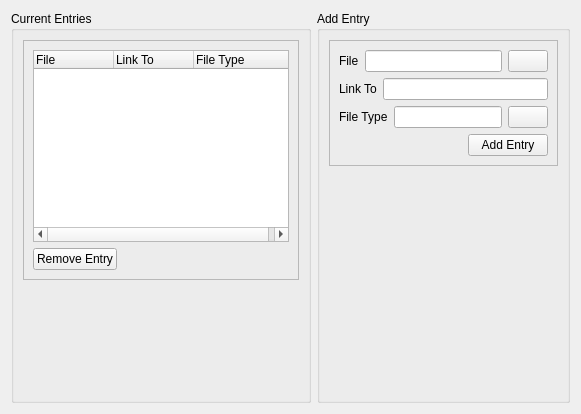
      <widget class="QWidget" name="tab_external_links">
       <attribute name="title">
        <string>External-Links</string>
       </attribute>
       <attribute name="toolTip">
        <string>FIles to be linked into the local system</string>
       </attribute>
       <layout class="QHBoxLayout" name="horizontalLayout_23">
        <item>
         <widget class="QGroupBox" name="groupBox_3">
          <property name="title">
           <string>Current Entries</string>
          </property>
          <layout class="QVBoxLayout" name="verticalLayout_20">
           <item>
            <widget class="QFrame" name="frame_4">
             <property name="frameShape">
              <enum>QFrame::StyledPanel</enum>
             </property>
             <property name="frameShadow">
              <enum>QFrame::Raised</enum>
             </property>
             <layout class="QVBoxLayout" name="verticalLayout_19">
              <item>
               <layout class="QVBoxLayout" name="verticalLayout_16">
                <item>
                 <widget class="QTreeWidget" name="tree_el_view">
                  <property name="alternatingRowColors">
                   <bool>true</bool>
                  </property>
                  <property name="indentation">
                   <number>0</number>
                  </property>
                  <attribute name="headerDefaultSectionSize">
                   <number>80</number>
                  </attribute>
                  <column>
                   <property name="text">
                    <string>File</string>
                   </property>
                  </column>
                  <column>
                   <property name="text">
                    <string>Link To</string>
                   </property>
                  </column>
                  <column>
                   <property name="text">
                    <string>File Type</string>
                   </property>
                  </column>
                 </widget>
                </item>
                <item>
                 <layout class="QHBoxLayout" name="horizontalLayout_24">
                  <item>
                   <widget class="QPushButton" name="push_el_remove">
                    <property name="statusTip">
                     <string>Remove currently selected link</string>
                    </property>
                    <property name="text">
                     <string>Remove Entry</string>
                    </property>
                    <property name="icon">
                     <iconset resource="EasyPBI.qrc">
                      <normaloff>:/png/icons/minus.png</normaloff>:/png/icons/minus.png</iconset>
                    </property>
                   </widget>
                  </item>
                  <item>
                   <spacer name="horizontalSpacer_12">
                    <property name="orientation">
                     <enum>Qt::Horizontal</enum>
                    </property>
                    <property name="sizeHint" stdset="0">
                     <size>
                      <width>40</width>
                      <height>20</height>
                     </size>
                    </property>
                   </spacer>
                  </item>
                 </layout>
                </item>
               </layout>
              </item>
             </layout>
            </widget>
           </item>
           <item>
            <spacer name="verticalSpacer_8">
             <property name="orientation">
              <enum>Qt::Vertical</enum>
             </property>
             <property name="sizeHint" stdset="0">
              <size>
               <width>20</width>
               <height>40</height>
              </size>
             </property>
            </spacer>
           </item>
          </layout>
         </widget>
        </item>
        <item>
         <widget class="QGroupBox" name="groupBox_2">
          <property name="title">
           <string>Add Entry</string>
          </property>
          <layout class="QVBoxLayout" name="verticalLayout_18">
           <item>
            <widget class="QFrame" name="frame_3">
             <property name="frameShape">
              <enum>QFrame::StyledPanel</enum>
             </property>
             <property name="frameShadow">
              <enum>QFrame::Raised</enum>
             </property>
             <layout class="QVBoxLayout" name="verticalLayout_15">
              <item>
               <layout class="QHBoxLayout" name="horizontalLayout_20">
                <item>
                 <widget class="QLabel" name="label_el_file">
                  <property name="text">
                   <string>File</string>
                  </property>
                 </widget>
                </item>
                <item>
                 <widget class="QLineEdit" name="line_el_file">
                  <property name="statusTip">
                   <string>PBI file to be sym-linked into the local system (relative to the PBI directory)</string>
                  </property>
                 </widget>
                </item>
                <item>
                 <widget class="QPushButton" name="push_el_file">
                  <property name="statusTip">
                   <string>Auto-detected binaries for this PBI</string>
                  </property>
                  <property name="text">
                   <string/>
                  </property>
                 </widget>
                </item>
               </layout>
              </item>
              <item>
               <layout class="QHBoxLayout" name="horizontalLayout_8">
                <item>
                 <widget class="QLabel" name="label_el_linkto">
                  <property name="text">
                   <string>Link To</string>
                  </property>
                 </widget>
                </item>
                <item>
                 <widget class="QLineEdit" name="line_el_linkto">
                  <property name="statusTip">
                   <string>Location for the link to be created (relative to the local base: normally /usr/local/)</string>
                  </property>
                 </widget>
                </item>
               </layout>
              </item>
              <item>
               <layout class="QHBoxLayout" name="horizontalLayout_21">
                <item>
                 <widget class="QLabel" name="label_el_filetype">
                  <property name="text">
                   <string>File Type</string>
                  </property>
                 </widget>
                </item>
                <item>
                 <widget class="QLineEdit" name="line_el_filetype">
                  <property name="statusTip">
                   <string>Flags to determine the file type</string>
                  </property>
                 </widget>
                </item>
                <item>
                 <widget class="QPushButton" name="push_el_filetype">
                  <property name="statusTip">
                   <string>Available flags for the new link</string>
                  </property>
                  <property name="text">
                   <string/>
                  </property>
                 </widget>
                </item>
               </layout>
              </item>
              <item>
               <layout class="QHBoxLayout" name="horizontalLayout_22">
                <item>
                 <spacer name="horizontalSpacer_11">
                  <property name="orientation">
                   <enum>Qt::Horizontal</enum>
                  </property>
                  <property name="sizeHint" stdset="0">
                   <size>
                    <width>40</width>
                    <height>20</height>
                   </size>
                  </property>
                 </spacer>
                </item>
                <item>
                 <widget class="QPushButton" name="push_el_add">
                  <property name="statusTip">
                   <string>Save this link to the PBI module</string>
                  </property>
                  <property name="text">
                   <string>Add Entry</string>
                  </property>
                  <property name="icon">
                   <iconset resource="EasyPBI.qrc">
                    <normaloff>:/png/icons/plus.png</normaloff>:/png/icons/plus.png</iconset>
                  </property>
                 </widget>
                </item>
               </layout>
              </item>
             </layout>
            </widget>
           </item>
           <item>
            <spacer name="verticalSpacer_4">
             <property name="orientation">
              <enum>Qt::Vertical</enum>
             </property>
             <property name="sizeHint" stdset="0">
              <size>
               <width>20</width>
               <height>225</height>
              </size>
             </property>
            </spacer>
           </item>
          </layout>
         </widget>
        </item>
       </layout>
      </widget>
